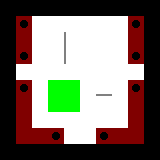

This game map was drawn from its Tiled (.tmx) file and the tilesets committed beside it. A one-line description and the full map source follow:
An orthogonal 10x10 tile map with 16x16 px tiles, 3 tile layers (Layer1, Layer2, Layer3).

<map version="1.0" orientation="orthogonal" renderorder="right-down" width="10" height="10" tilewidth="16" tileheight="16" nextobjectid="1">
 <tileset firstgid="1" source="Tiles.tsx" />
 <layer name="Layer1" width="10" height="10">
  <data encoding="csv">
1,1,1,1,1,1,1,1,1,1,
1,5,5,5,5,5,5,5,5,1,
1,5,5,5,5,5,5,5,5,1,
1,5,5,5,5,5,5,5,5,1,
1,5,5,5,5,5,5,5,5,1,
1,5,5,5,5,5,5,5,5,1,
1,5,5,5,5,5,5,5,5,1,
1,5,5,5,5,5,5,5,5,1,
1,5,5,5,5,5,5,5,5,1,
1,1,1,1,1,1,1,1,1,1
</data>
 </layer>
 <layer name="Layer2" width="10" height="10">
  <data encoding="csv">
0,0,0,0,0,0,0,0,0,0,
0,7,0,0,0,0,0,0,7,0,
0,3,0,0,0,0,0,0,3,0,
0,7,0,0,0,0,0,0,7,0,
0,0,0,0,0,0,0,0,0,0,
0,7,0,4,4,0,0,0,7,0,
0,3,0,4,4,0,0,0,3,0,
0,3,0,0,0,0,0,0,3,0,
0,3,3,7,0,0,2684354567,3,3,0,
0,0,0,0,0,0,0,0,0,0
</data>
 </layer>
 <layer name="Layer3" width="10" height="10">
  <data encoding="csv">
0,0,0,0,0,0,0,0,0,0,
0,0,0,0,0,0,0,0,0,0,
0,0,0,0,10,0,0,0,0,0,
0,0,0,0,10,0,0,0,0,0,
0,0,0,0,0,0,0,0,0,0,
0,0,0,0,0,0,11,0,0,0,
0,0,0,0,0,0,0,0,0,0,
0,0,0,0,0,0,0,0,0,0,
0,0,0,0,0,0,0,0,0,0,
0,0,0,0,0,0,0,0,0,0
</data>
 </layer>
</map>
